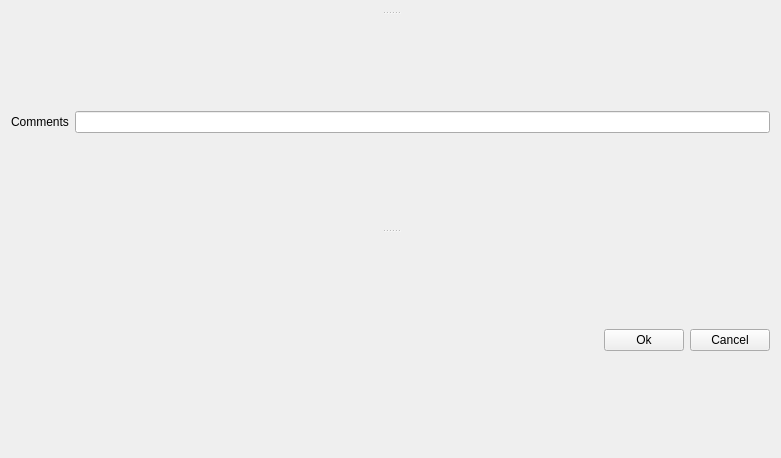
<?xml version="1.0" encoding="UTF-8"?>
<ui version="4.0">
 <class>DataInput</class>
 <widget class="QWidget" name="DataInput">
  <property name="geometry">
   <rect>
    <x>0</x>
    <y>0</y>
    <width>781</width>
    <height>458</height>
   </rect>
  </property>
  <property name="windowTitle">
   <string>Form</string>
  </property>
  <layout class="QVBoxLayout" name="verticalLayout">
   <item>
    <widget class="QSplitter" name="splitter">
     <property name="orientation">
      <enum>Qt::Vertical</enum>
     </property>
     <widget class="QWidget" name="gridLayoutWidget">
      <layout class="QGridLayout" name="gridLayout"/>
     </widget>
     <widget class="QWidget" name="">
      <layout class="QHBoxLayout" name="horizontalLayout_2">
       <item>
        <widget class="QLabel" name="label">
         <property name="text">
          <string>Comments</string>
         </property>
        </widget>
       </item>
       <item>
        <widget class="QLineEdit" name="lineEdit"/>
       </item>
      </layout>
     </widget>
     <widget class="QWidget" name="">
      <layout class="QHBoxLayout" name="horizontalLayout">
       <item>
        <spacer name="horizontalSpacer">
         <property name="orientation">
          <enum>Qt::Horizontal</enum>
         </property>
         <property name="sizeHint" stdset="0">
          <size>
           <width>40</width>
           <height>20</height>
          </size>
         </property>
        </spacer>
       </item>
       <item>
        <widget class="QPushButton" name="okBtn">
         <property name="text">
          <string>Ok</string>
         </property>
        </widget>
       </item>
       <item>
        <widget class="QPushButton" name="cancelBtn">
         <property name="text">
          <string>Cancel</string>
         </property>
        </widget>
       </item>
      </layout>
     </widget>
    </widget>
   </item>
  </layout>
 </widget>
 <resources/>
 <connections/>
</ui>
